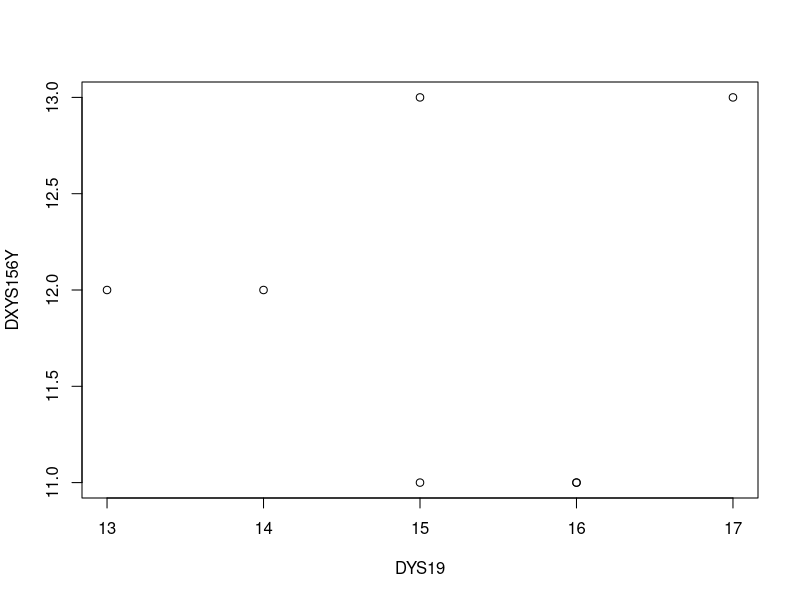
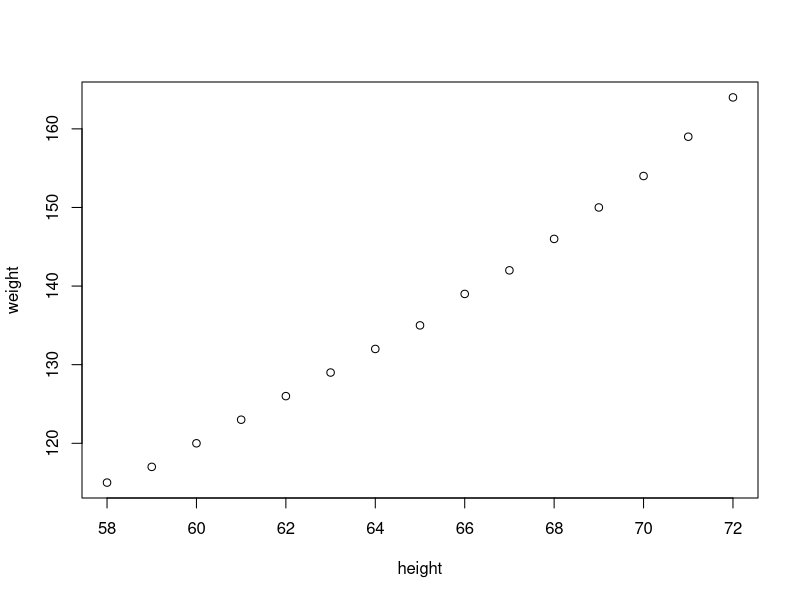

Reproduce these figures in R, in order.
## ---- chunk 1
letters
letters[1:6]
1:6
c(2,3,7,8)
## ---- chunk 2
fib <- c(0,1,1,2,3,5,8,13,21,34,55,89,144,233,377,610,987)
class(fib)
is.vector(fib)
## ---- chunk 3
fib5fib <- c(fib,5,fib)
fib5fib
## ---- chunk 4
fib+10
fib*10
## ---- chunk 5
fib5fib+c(1,10,100,1000,10000)
fib+c(1,100)
## ---- chunk 6
fib[1]
fib[4]
fib[3:5]
## ---- chunk 7
fib[c(1,3,5)]
## ---- chunk 8
fib[-2]
## ---- chunk 9
vec4 <- 4:32
length(vec4)
sample(vec4,size=10)
sample(vec4,size=10)
## ---- chunk 10
  A <- matrix( 
   c(4,2,0,3,1,7,2,8,4,5),    # the data elements 
   nrow=2,                 # number of rows 
   ncol=5)                 # number of columns 
A
## ---- chunk 11
class(A)
mode(A)
is.matrix(A)
is.vector(A)
is.numeric(A)
## ---- chunk 12
matlet <- matrix(letters,ncol=26,nrow=5)
matlet
## ---- chunk 13
matlet <- matrix(letters,ncol=26,nrow=5,byrow=TRUE)
matlet
dim(matlet)
nrow(matlet)
ncol(matlet)
## ---- chunk 14
?matrix
## ---- chunk 15
A[,4]
## ---- chunk 16
A[,4] <- 1
A
## ---- chunk 17
t(A)
## ---- chunk 18
observNames <- c("H1","H3","H4","H5","H7","H8","H9")
vecHapl <- c(14,12,4,12,3,10,8,10,1,4,15,13,0,1,1,15,13,4,13,3,9,8,10,1,4,13,12,0,1,1,
15,11,5,11,3,10,8,10,1,4,11,14,0,1,1,17,13,4,11,3,10,7,10,1,4,14,12,0,1,1,
13,12,5,12,3,11,8,11,1,4,14,14,0,1,1,16,11,5,12,3,10,8,10,1,4,11,15,0,1,1,
16,11,5,11,3,10,8,10,1,4,11,14,0,1,1)
matHap <- matrix(vecHapl,nrow=7,byrow=TRUE)
rownames(matHap) <- observNames
## ---- chunk 19
POSnames <- c("DYS19","DXYS156Y","DYS389m","DYS389n","DYS389p",
              "DYS389q","DYS390m","DYS390n","DYS390p","DYS390q",
              "DYS392","DYS393","YAPbcbc","SRY1532bb","92R7bb")
colnames(matHap) <- POSnames
matHap
## ---- chunk 20
plot(matHap)
## ---- chunk 21
save(matHap,file="matHap.RData")
## ---- chunk 22
write.table(matHap, file="matHap.txt")
# Take a look at the file
file.show("matHap.txt")
## ---- chunk 23
A <- matrix( c(4,2,0,3,1,7,2,8,4,5), nrow=2,ncol=5) 
Atypical <- list(name="Susan", byDate=1125, Amatrix=A, size=5.5, urban=FALSE)
Atypical
## ---- chunk 24
Atypical[[1]]
class(A[[3]])
is.logical(Atypical[[5]])
Atypical[[5]]
## ---- chunk 25
Atypical$byDate
Atypical$A
## ---- chunk 26
summary(Atypical)
str(Atypical)
## ---- chunk 27
 result <- lm(weight~height, data=women)
 names(result)
 result[[1]]
## ---- chunk 28
studentg=c(rep(1,13),rep(2,11)) 
table(studentg)
## ---- chunk 29
gender=factor(c(rep("M",13),rep("F",11)))
gender
class(gender)
table(gender)
levels(gender)
str(gender)
length(gender)
## ---- chunk 30
library(MASS)
?UScereal
UScereal[1:4,1:5]
table(UScereal[,1])
summary(UScereal[,1])
## ---- chunk 31
table(UScereal[,11])
## ---- chunk 32
table(UScereal$vitamins)
## ---- chunk 33
class(UScereal)
str(UScereal)
summary(UScereal)
## ---- chunk 34
dim(UScereal)
## ---- chunk 35
head(UScereal)
## ---- chunk 36
library(datasets)
women
class(women)
dim(women)
plot(women)
## ---- chunk 37
matw=as.matrix(women)
class(matw)
women2=as.data.frame(matw)
class(women2)
